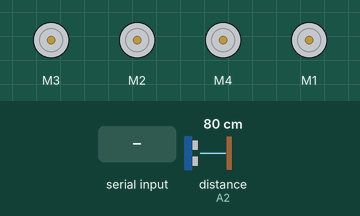
Simulated run of this program. Board: Arduino Uno, built with avr-gcc and run on an emulated ATmega328P. Shown: 4 × DC motor (green arrow = forward, orange = backward, longer = faster). The inputs (shaded band) are chosen by the test bench; at power-on: distance to the obstacle (sensor on A2) 80 cm. The echo pulse lasts 58.3 µs per cm.

Above: at 0.8 s.
0.9 s: "1" received over the second serial link
At 1.3 s:
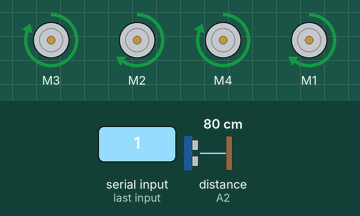
3.9 s: distance to the obstacle (sensor on A2) set to 2 cm
6.9 s: distance to the obstacle (sensor on A2) set to 120 cm
At 8.8 s:
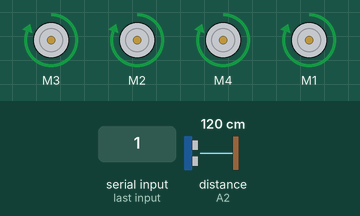
9.1 s: "0" received over the second serial link
At 10.3 s:
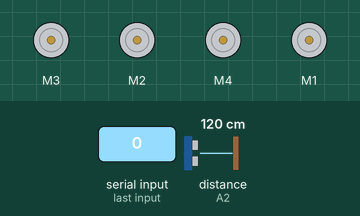
Timing chart, 0 to 11.6 s (numbered marks = the images above; inputs shaded):
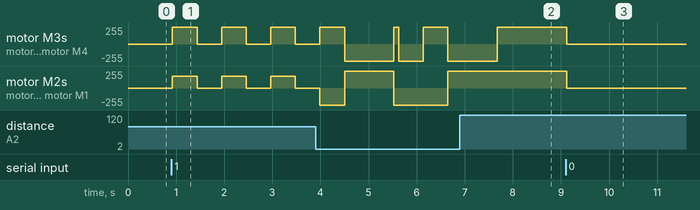

Measured:
- after the input at 0.9 s, motor M3, motor M4: alternates forward 255/255 for 0.51 s and stopped for 0.51 s, starting at once; motor M2, motor M1: alternates forward 174/255 for 0.51 s and stopped for 0.51 s, starting at once
- after the input at 6.9 s, motor M3, motor M4: goes on until 7.7 s, then stays forward 255/255; motor M2, motor M1: stays forward 255/255 (without the input it goes to backward 255/255 after 0.77 s)
- after the input at 9.1 s, motor M3, motor M2, motor M4, motor M1: forward 255/255 → stopped at once

The program:

main.cpp
```cpp
#include <Arduino.h>
#include <AFMotor.h>
#include <Arduino_FreeRTOS.h>
#include <SoftwareSerial.h>

const byte forward = 0;
const byte comparator = 1;
const byte right = 2;
const byte left = 3;
const byte reverse = 4;

volatile int Direction;

AF_DCMotor frontLEFT(3);
AF_DCMotor frontRIGHT(2);
AF_DCMotor backLEFT(4);
AF_DCMotor backRIGHT(1);
SoftwareSerial BT(14, 15);  //rx, tx

int trigPin= A3;
int echoPin= A2;

int Rspeed = 174;
int error = 81;

int Lspeed = Rspeed+error;

char controller;
int distance, rightDistance, leftDistance;


void carSTOP();
void carFORWARD();
void carBACKWARD();
void car_turn_Left();
void car_turn_Right();
void carNarrow();

void carRUN(void *argc);
void Blue(void *argc);
void distanceCAL(void *argc);

TaskHandle_t bluetooth;
TaskHandle_t car;
TaskHandle_t ultra;

void setup(){

  Serial.begin(9600);
  BT.begin(9600);
  pinMode(trigPin, OUTPUT);
  pinMode(echoPin, INPUT);

  frontLEFT.setSpeed(Lspeed);
  frontRIGHT.setSpeed(Rspeed);
  backLEFT.setSpeed(Lspeed);
  backRIGHT.setSpeed(Rspeed);

  xTaskCreate(Blue,"communication", 128, NULL,1, &bluetooth);
  xTaskCreate(carRUN,"Running", 256, NULL, 1, &car);
  xTaskCreate(distanceCAL,"Mesuring distance", 128, NULL,1, &ultra);

  vTaskStartScheduler();
}

void loop (){
   ///
}


void Blue(void *argc){


  (void) argc;

    while (1)
    {
      while (BT.available())
   {
     controller = BT.read();
     BT.println(controller);
   }
 }
}

void distanceCAL(void *argc){

  (void) argc;

  while (1)
  {
    digitalWrite(trigPin,LOW);
    delayMicroseconds(10);
    digitalWrite(trigPin,HIGH);
    delayMicroseconds(10);
    digitalWrite(trigPin,LOW);
    int travelTime = pulseIn(echoPin, HIGH);
    vTaskDelay(10/portTICK_PERIOD_MS);

    distance = (0.0343*travelTime)/2;
    BT.print("Distance:");
    BT.print(distance);
    BT.println("cm");
    vTaskDelay(10/ portTICK_PERIOD_MS);
  }
}


void carRUN(void *argc){

  (void) argc;

while (1)
{
 if (controller == '1') {

  if (distance >= 80)
  {
    carFORWARD();

  }else if (distance <= 80)
  {
   carNarrow();
  }


}else if (controller == '0')
    {
      carSTOP();
    }
  }
}


void carNarrow(){

  // function to operate the car in a narrow space

 switch (Direction)
   {
   case forward:
       carFORWARD();
       vTaskDelay(500/ portTICK_PERIOD_MS);
       carSTOP();
       vTaskDelay(500/ portTICK_PERIOD_MS);
       if (distance <= 40)
       {
        Direction = comparator;
       }
     break;

   case comparator:

       car_turn_Right();
       rightDistance= distance;   // turning the car towards right and checking right side distance
       vTaskDelay(500/ portTICK_PERIOD_MS);

       car_turn_Left();
       vTaskDelay(500/ portTICK_PERIOD_MS);
       car_turn_Left();
       leftDistance = distance;
       vTaskDelay(500/ portTICK_PERIOD_MS);  //turnig left twice to fully turn left

       if (rightDistance > leftDistance && abs(leftDistance - rightDistance) > 8)
       {
         Direction = right;
       }else if (leftDistance > rightDistance && abs(leftDistance - rightDistance) > 8)
       {
         Direction = left;
       }else if (abs(leftDistance - rightDistance) < 8 || leftDistance == rightDistance)
       {
         car_turn_Right();
         vTaskDelay(100/ portTICK_PERIOD_MS);
         Direction = reverse;
       }
     break;

   case right:
      car_turn_Right();
      vTaskDelay(100/ portTICK_PERIOD_MS);

     if (distance >= 40)
      {
        carSTOP();
        vTaskDelay(500/ portTICK_PERIOD_MS);
        Direction = forward;
      }
    break;

   case left:

        car_turn_Left();
        vTaskDelay(100/ portTICK_PERIOD_MS);

     if (distance >= 40)
     {
       carSTOP();
       vTaskDelay(500/ portTICK_PERIOD_MS);
       Direction = forward;
     }
   break;

   case reverse:

    for (int i = 0; i < 2; i++)
    {
      carBACKWARD();
    }

    vTaskDelay(500/ portTICK_PERIOD_MS);
    Direction = comparator;

   break;

   default:
    carSTOP();
     break;
   }
}


void carSTOP(){

  frontLEFT.run(RELEASE);
  frontRIGHT.run(RELEASE);
  backLEFT.run(RELEASE);
  backRIGHT.run(RELEASE);
}

void carFORWARD(){

  frontLEFT.run(FORWARD);
  frontRIGHT.run(FORWARD);
  backLEFT.run(FORWARD);
  backRIGHT.run(FORWARD);
}

void carBACKWARD(){
  frontLEFT.run(BACKWARD);
  frontRIGHT.run(BACKWARD);
  backLEFT.run(BACKWARD);
  backRIGHT.run(BACKWARD);
}

void car_turn_Right(){

  frontLEFT.setSpeed(255);
  frontRIGHT.setSpeed(255);
  backLEFT.setSpeed(255);
  backRIGHT.setSpeed(255);

  frontLEFT.run(FORWARD);
  frontRIGHT.run(BACKWARD);
  backLEFT.run(FORWARD);
  backRIGHT.run(BACKWARD);
}

void car_turn_Left(){

  frontLEFT.setSpeed(255);
  frontRIGHT.setSpeed(255);
  backLEFT.setSpeed(255);
  backRIGHT.setSpeed(255);

  frontLEFT.run(BACKWARD);
  frontRIGHT.run(FORWARD);
  backLEFT.run(BACKWARD);
  backRIGHT.run(FORWARD);
} 
```
